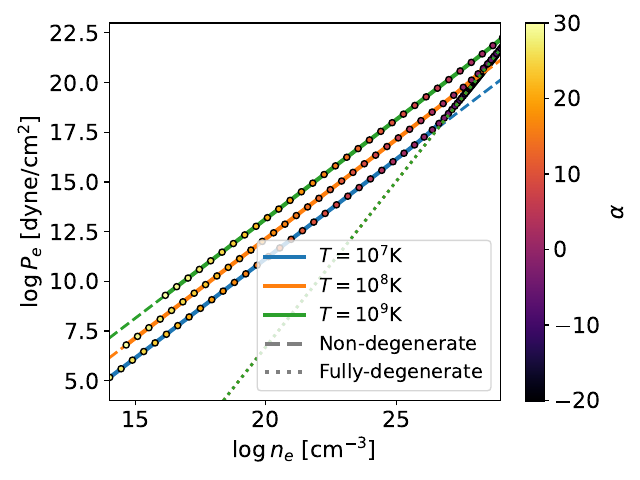

Write Python code to recreate this figure.
import numpy as np
import matplotlib.pyplot as plt
import matplotlib as mpl
mpl.rcParams['xtick.labelsize'] = 16
mpl.rcParams['ytick.labelsize'] = 16
plt.rc("axes", labelsize=16) 
import astropy.units as u
import astropy.constants as cst
import pandas as pd

try:
    fermi_ints = pd.read_csv(r"ASTRO531\hw3\FermiDiracIntegrals.txt", delim_whitespace=True)
except:
    fermi_ints = pd.read_csv(r"ASTRO531/hw3/FermiDiracIntegrals.txt", delim_whitespace=True)

print(fermi_ints.columns)
fermi_ints["2/3 F_3/2"] = fermi_ints["2/3"]
fermi_ints["F_1/2"] = fermi_ints["F_3/2"]
del fermi_ints["F_3/2"]
del fermi_ints["2/3"]
print(fermi_ints)
def F_12(alpha):
    return (fermi_ints[fermi_ints["alpha"] == alpha])["F_1/2"].values
def F_32(alpha):
    return (fermi_ints[fermi_ints["alpha"] == alpha])["2/3 F_3/2"].values

def n_e(alpha, T):
    return 4*np.pi/cst.h**3 *(2*cst.m_e*cst.k_B*T)**(3/2) * F_12(alpha)

def P_e(alpha, T):
    return (n_e(alpha,T)*cst.k_B*T*F_32(alpha)/F_12(alpha)).to(u.dyne/u.cm**2)

mu_e = 1 # for Hydrogen, which we assume
def P_e_non_degen(n_e, T):
    return (n_e*cst.k_B*T).to(u.dyne/u.cm**2)
def P_e_full_degen(n_e, T):
    return (cst.h**2/(20*cst.m_e)*(3/np.pi)**(2/3)*n_e**(5/3)).to(u.dyne/u.cm**2)


print(cst.m_e)
print(cst.k_B)
print(cst.h)
import matplotlib.colors as colors
fig = plt.figure()
alphas = fermi_ints["alpha"].values
norm = colors.Normalize(vmin=np.quantile(alphas, 0.5), vmax=np.max(alphas))
plot_nes = np.linspace(1E14,1E29, 1000)
for T in [1E7, 1E8, 1E9]:
    n_es = n_e(alphas, T*u.K).to(u.cm**-3)
    Pressures = P_e(alphas, T*u.K)
    print(n_es)
    plt.plot(np.log10(n_es.value), np.log10(Pressures.value), ls="-", lw=3, marker="None", label=r"$T=10^{"+f"{np.around(np.log10(T)):.0f}"+r"}$K")
    col = plt.gca().lines[-1].get_color()
    plt.plot(np.log10(plot_nes), np.log10(P_e_non_degen(plot_nes*u.cm**-3, T*u.K).value), color=col, ls="--", lw=2)
    plt.plot(np.log10(plot_nes), np.log10(P_e_full_degen(plot_nes*u.cm**-3, T*u.K).value), color=col, ls=":", lw=2)
    alpha_color = plt.scatter(np.log10(n_es.value),  np.log10(Pressures.value), c=alphas, cmap="inferno", s=20, norm=norm, zorder=2, edgecolors="black")
    pass

plt.plot(np.log10([1E-16,1E-15]), np.log10(P_e_non_degen(np.array([1E-16,1E-15])*u.cm**-3, T*u.K).value), color="grey", ls="--", lw=3, label="Non-degenerate")
plt.plot(np.log10([1E-16,1E-15]), np.log10(P_e_full_degen(np.array([1E-16,1E-15])*u.cm**-3, T*u.K).value), color="grey", ls=":", lw=3, label="Fully-degenerate")
fig.colorbar(alpha_color, label=r"$\alpha$")
plt.xlabel(r"$\log n_e$ [$\mathrm{cm^{-3}}$]")
plt.ylabel(r"$\log P_e$ [$\mathrm{dyne/cm^{2}}$]")
plt.xlim(14, 29)
plt.ylim(4, 23)
plt.legend(fontsize=14)
plt.tight_layout()
plt.savefig(r"ASTRO531\hw3\2d.pdf")
plt.show()